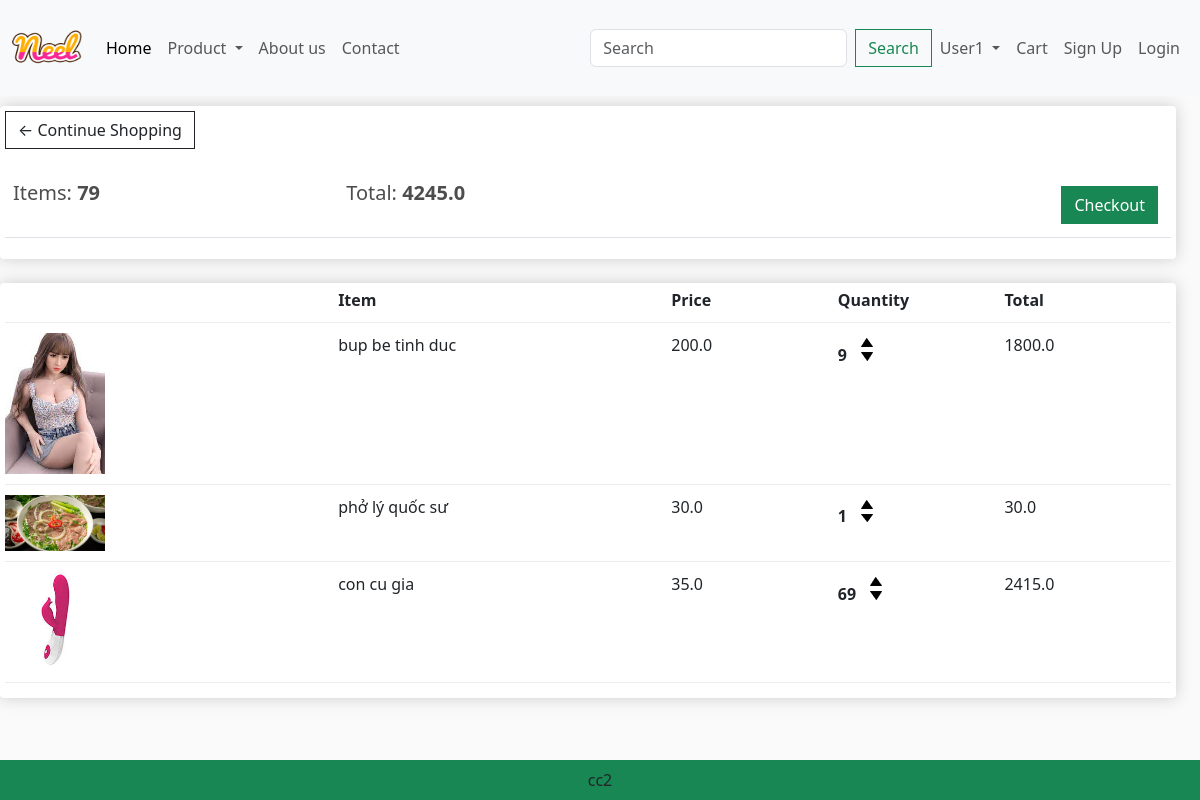
The page /cart/ (signed in) on the database as committed earlier.
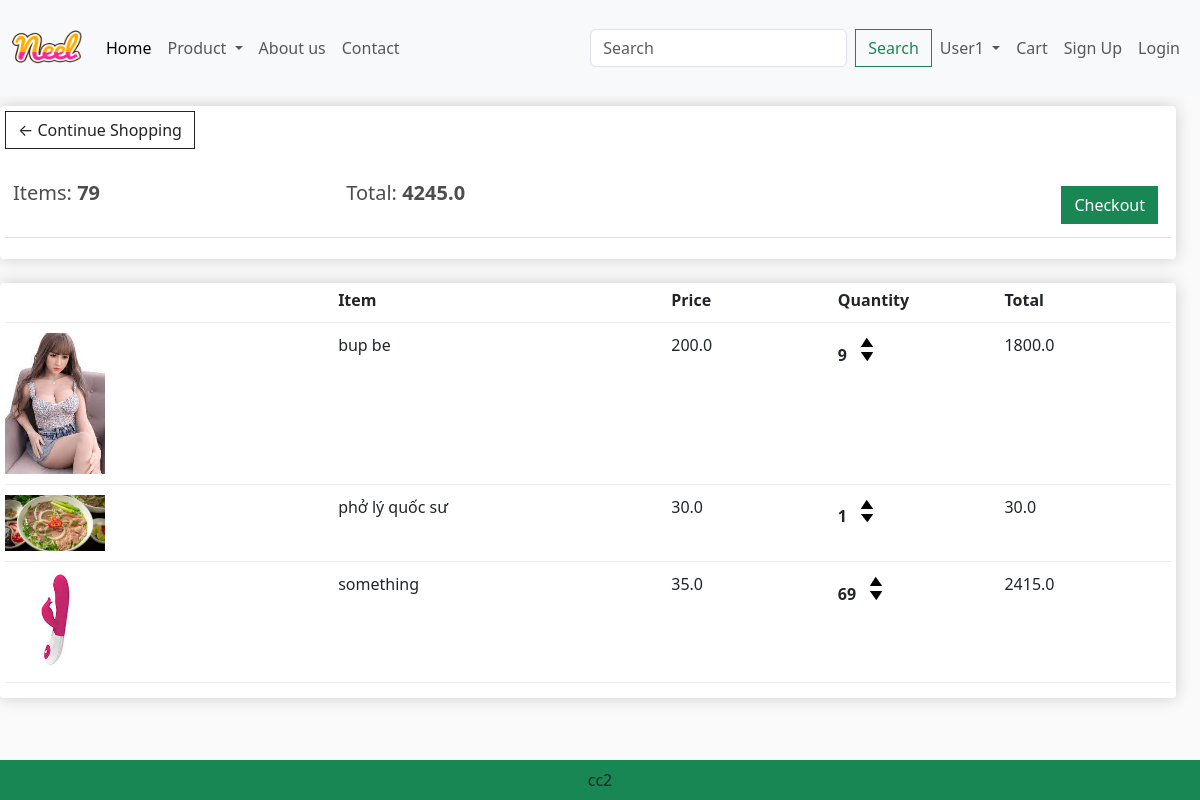
The same page on the database as committed later.
### app/models.py (models this page shows, shortened)
class OrderItem( models.Model):
    product = models.ForeignKey(Product, on_delete=models.SET_NULL, blank=True, null=True)
    order = models.ForeignKey(Order, on_delete=models.SET_NULL, blank=True, null=True)
    quantity = models.IntegerField(default=0, null=True, blank=True)
    date_add = models.DateTimeField(auto_now_add=True)
    @property
    def get_total(self):
        total = self.product.price * self.quantity
        return total

class Product( models.Model):
    name = models.CharField(max_length=200, null= True)
    price = models.FloatField()
    digital = models.BooleanField(default=False, null= True, blank= False)
    image = models.ImageField(null=True, blank=True)
    @property
    def ImageURL(self):
        try:
            url = self.image.url
        except:
            url= ''
        return url

### app/views.py (the view)
# urls.py: path('cart/', views.cart, name="cart"),
def cart(request):
    if request.user.is_authenticated:
        customer = request.user.customer
        order, created = Order.objects.get_or_create(customer = customer, complete = False)
        items = order.orderitem_set.all()
    else:
        items = []
        order = {'get_cart_items': 0, 'get_cart_total': 0}
    context={'items': items, 'order':order}
    return render(request,'app/cart.html',context)

### app/models.py (called while the page is built)
    @property
    def get_cart_items(self):
        orderitems = self.orderitem_set.all()
        total = sum([item.quantity for item in orderitems])
        return total

    @property
    def get_cart_total(self):
        orderitems = self.orderitem_set.all()
        total = sum([item.get_total for item in orderitems])
        return total

### app/templates/app/cart.html
{% extends 'app/base.html' %}
{% load static %}
{% block cart_content %}
<div class="row" style = 'width :100%'>
	<div class="col-lg-12">
		<div class="box-element">
			<a  class="btn btn-outline-dark" href="{% url 'home' %}">&#x2190; Continue Shopping</a>
			<br>
			<br>
			<table class="table">
				<tr>
					<th><h5>Items: <strong>{{order.get_cart_items}}</strong></h5></th>
					<th><h5>Total:<strong> {{order.get_cart_total}}</strong></h5></th>
					<th>
						<a  style="float:right; margin:5px;" class="btn btn-success" href="{% url 'checkout' %}">Checkout</a>
					</th>
				</tr>
			</table>
		</div>
		<br>
		<div class="box-element">
			<div class="cart-row">
				<div style="flex:2"></div>
				<div style="flex:2"><strong>Item</strong></div>
				<div style="flex:1"><strong>Price</strong></div>
				<div style="flex:1"><strong>Quantity</strong></div>
				<div style="flex:1"><strong>Total</strong></div>
			</div>
			{% for item in items %}
			<div class="cart-row">
				<div style="flex:2"><img class="row-image" src="{{item.product.ImageURL}}"></div>
				<div style="flex:2"><p>{{item.product.name}}</p></div>
				<div style="flex:1"><p>{{item.product.price}}</p></div>
				<div style="flex:1">
					<p class="quantity">{{item.quantity}}</p>
					<div class="quantity">
						<img class="chg-quantity" src="{% static  'app/images/arrow-up.png' %}">
						<img class="chg-quantity" src="{% static  'app/images/arrow-down.png' %}">
					</div>
				</div>
				<div style="flex:1"><p>{{item.get_total}}</p></div>
			</div>
			{% endfor %}
		</div>
	</div>
</div>
{% endblock cart_content %}

Rows that differ between the two databases and show on the page:
changed through a linked row, OrderItem: product.name "bup be tinh duc" → "bup be"
changed through a linked row, OrderItem: product.name "con cu gia" → "something"
